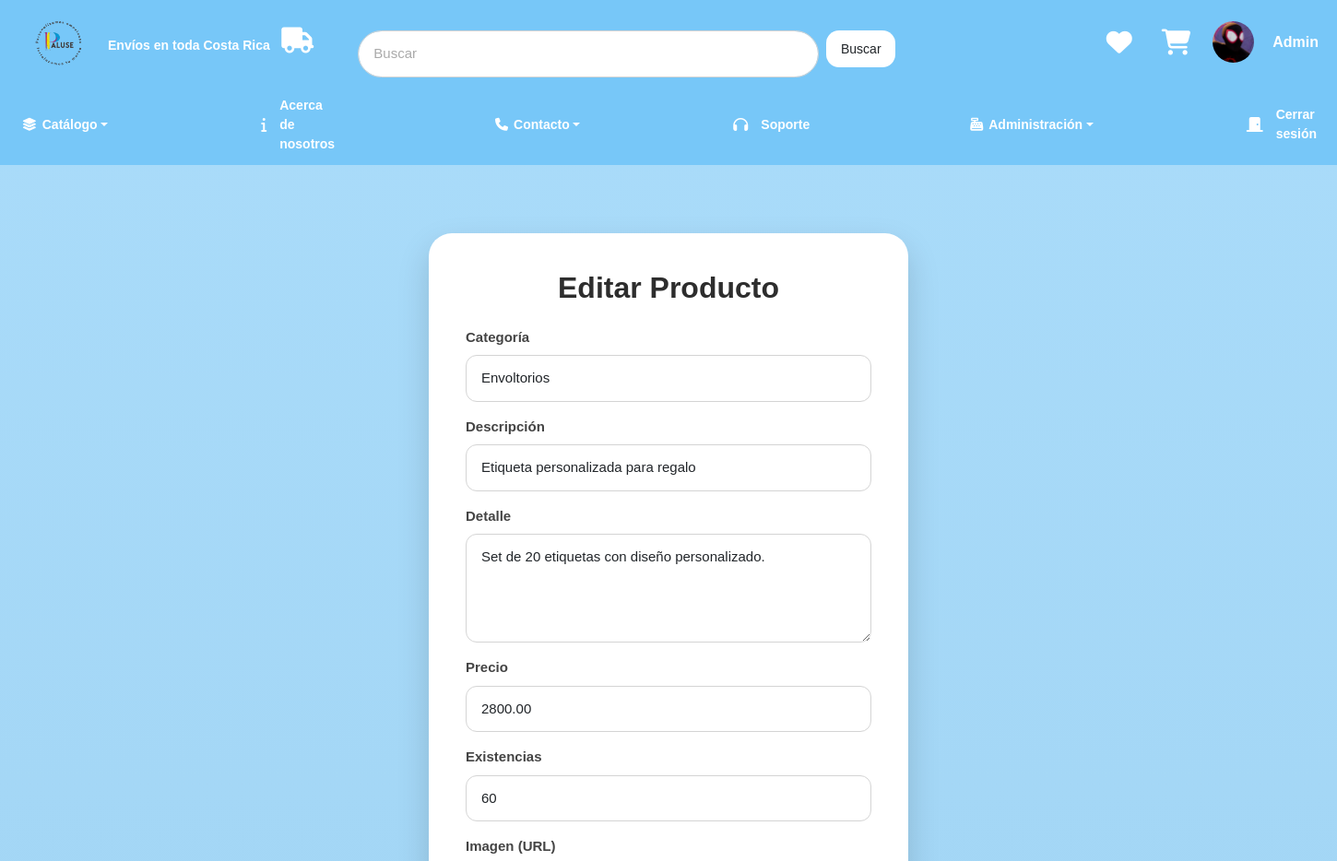
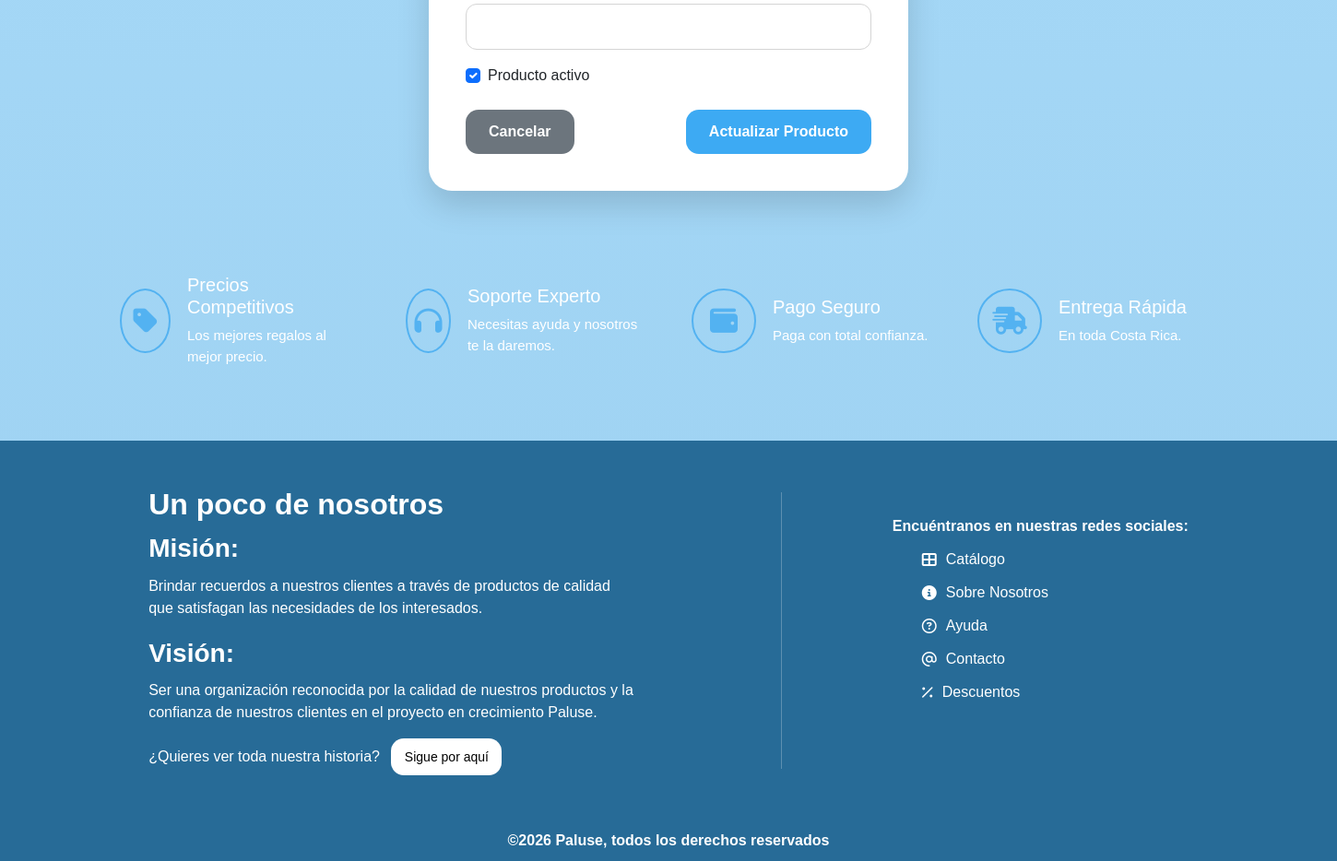
The app's page /producto/edit/24 (signed in) with its own data (2 pictures, top to bottom).
### tables this page shows
CREATE TABLE producto (
  id_producto INT NOT NULL AUTO_INCREMENT,
  id_categoria INT NOT NULL,
  descripcion VARCHAR(50) NOT NULL,
  detalle TEXT,
  precio DECIMAL(12,2) CHECK (precio >= 0),
  existencias INT UNSIGNED CHECK (existencias >= 0),
  ruta_imagen VARCHAR(1024),
  activo BOOLEAN,
  fecha_creacion TIMESTAMP DEFAULT CURRENT_TIMESTAMP,
  fecha_modificacion TIMESTAMP DEFAULT CURRENT_TIMESTAMP ON UPDATE CURRENT_TIMESTAMP,
  PRIMARY KEY (id_producto),
  UNIQUE (descripcion),
  INDEX ndx_descripcion (descripcion),
  FOREIGN KEY fk_producto_categoria (id_categoria) REFERENCES categoria(id_categoria)
);

CREATE TABLE categoria (
  id_categoria INT NOT NULL AUTO_INCREMENT,
  descripcion VARCHAR(50) NOT NULL,
  ruta_imagen VARCHAR(1024),
  activo BOOLEAN,
  fecha_creacion TIMESTAMP DEFAULT CURRENT_TIMESTAMP,
  fecha_modificacion TIMESTAMP DEFAULT CURRENT_TIMESTAMP ON UPDATE CURRENT_TIMESTAMP,
  PRIMARY KEY (id_categoria),
  UNIQUE (descripcion),
  INDEX ndx_descripcion (descripcion)
);

### app/controllers/ProductoController.php (called while the page is built, shortened)
<?php
require_once '../app/core/Controller.php';
class ProductoController extends Controller {
    private $productoModel;
    private $categoriaModel;
    public function __construct() {
        $this->productoModel = $this->model('Producto');
        $this->categoriaModel = $this->model('Categoria');
    }
    public function edit($id = null) {
        $producto = $this->productoModel->getById($id);
        $this->view('producto/edit', [
            'producto' => $producto,
            'categorias' => $this->categoriaModel->getAll(),
            'css' => ['UserFormularios.css']
        ]);
    }
}

### app/core/App.php (called while the page is built, shortened)
<?php
class App {
    protected $method = 'index';
    public function __construct() {
        $url = $this->parseUrl();
        if (isset($url[0]) && file_exists('../app/controllers/' . ucfirst($url[0]) . 'Controller.php')) {
            unset($url[0]);
        }
        $this->controller = new $this->controller;
        if (isset($url[1]) && method_exists($this->controller, $url[1])) {
            $this->method = $url[1];
            unset($url[1]);
        }
        $this->params = $url ? array_values($url) : [];
        call_user_func_array([$this->controller, $this->method], $this->params);
    }
    public function parseUrl() {
        if (isset($_GET['url'])) {
            $url = rtrim($_GET['url'], '/');
            return explode('/', filter_var($url, FILTER_SANITIZE_URL));
        }
        return [];
    }
}

### public/index.php (called while the page is built, shortened)
<?php
require_once '../app/core/App.php';
require_once '../app/core/Controller.php';
$app = new App();

### app/models/Producto.php (called while the page is built, shortened)
<?php
require_once '../app/config/Database.php';
class Producto {
    private $db;
    public function __construct() {
        $this->db = Database::getInstance()->getConnection();
    }
    public function getById($id) {
        $query = "SELECT * FROM producto WHERE id_producto = ?";
        $stmt = $this->db->prepare($query);
        $stmt->bind_param('i', $id);
        $stmt->execute();
        return $stmt->get_result()->fetch_assoc();
    }
}

### app/config/Database.php (called while the page is built, shortened)
<?php
class Database {
    private static $instance = null;
    private $conn;
    private function __construct() {
        try {
            $this->conn = new mysqli(DB_HOST, DB_USER, DB_PASS, DB_NAME);
            $this->conn->set_charset("utf8");
        } catch (mysqli_sql_exception $e) {
            die("Error de conexión a la base de datos. Por favor, verifica que MySQL esté encendido y la base de datos '" . DB_NAME . "' exista. Detalle: " . $e->getMessage());
        }
    }
    public static function getInstance() {
        if (!self::$instance) {
            self::$instance = new Database();
        }
        return self::$instance;
    }
    public function getConnection() {
        return $this->conn;
    }
}

### app/models/Categoria.php (called while the page is built, shortened)
<?php
require_once '../app/config/Database.php';
class Categoria {
    private $db;
    public function __construct() {
        $this->db = Database::getInstance()->getConnection();
    }
    public function getAll() {
        $query = "SELECT * FROM categoria ORDER BY id_categoria DESC";
        $result = $this->db->query($query);
        $categorias = [];
        if($result && $result->num_rows > 0){
        while($row = $result->fetch_assoc()){
            $categorias[] = $row;
        }
        }
        return $categorias;
    }
}

### app/views/producto/edit.php (the view, shortened to what this page needs)
<?php require_once '../app/views/layouts/head.php'; ?>
<?php require_once '../app/views/layouts/header.php'; ?>
<div class="form-wrapper mt-4">
    <div class="glass-card max-w-md mx-auto">
        <h2 class="mb-4">Editar Producto</h2>
        <form action="<?= BASE_URL ?>/producto/edit/<?= $data['producto']['id_producto'] ?>" method="POST">
            <div class="form-group mb-3">
                <label>Categoría</label>
                <select name="id_categoria" class="form-control" required>
                    <?php foreach ($data['categorias'] as $categoria): ?>
                        <option
                            value="<?= $categoria['id_categoria'] ?>"
                            <?= ($data['producto']['id_categoria'] == $categoria['id_categoria']) ? 'selected' : '' ?>>
                            <?= htmlspecialchars($categoria['descripcion']) ?>
                        </option>
                    <?php endforeach; ?>
                </select>
            </div>
            <div class="form-group mb-3">
                <label>Descripción</label>
                <input
                    type="text"
                    name="descripcion"
                    class="form-control"
                    value="<?= htmlspecialchars($data['producto']['descripcion']) ?>"
                    required>
            </div>
            <div class="form-group mb-3">
                <label>Detalle</label>
                <textarea name="detalle" class="form-control" rows="4"><?= htmlspecialchars($data['producto']['detalle']) ?></textarea>
            </div>
            <div class="form-group mb-3">
                <label>Precio</label>
                <input
                    type="number"
                    step="0.01"
                    min="0"
                    name="precio"
                    class="form-control"
                    value="<?= htmlspecialchars($data['producto']['precio']) ?>"
                    required>
            </div>
            <div class="form-group mb-3">
                <label>Existencias</label>
                <input
                    type="number"
                    min="0"
                    name="existencias"
                    class="form-control"
                    value="<?= htmlspecialchars($data['producto']['existencias']) ?>"
                    required>
            </div>
            <div class="form-group mb-3">
                <label>Imagen (URL)</label>
                <input
                    type="text"
                    name="ruta_imagen"
                    class="form-control"
                    value="<?= htmlspecialchars($data['producto']['ruta_imagen']) ?>">
            </div>
            <div class="form-check mb-4">
                <input
                    type="checkbox"
                    class="form-check-input"
                    id="activo"
                    name="activo"
                    <?= !empty($data['producto']['activo']) ? 'checked' : '' ?>>
                <label class="form-check-label" for="activo">Producto activo</label>
            </div>
            <div class="d-flex justify-content-between">
                <a href="<?= BASE_URL ?>/producto/index" class="btn btn-secondary">Cancelar</a>
                <button type="submit" class="btn btn-primary">Actualizar Producto</button>
            </div>
        </form>
    </div>
</div>
<?php require_once '../app/views/layouts/footer.php'; ?>

### public/css/general.css (style rules this page uses)
* { margin:0; padding:0; box-sizing:border-box; }
body { background:linear-gradient(180deg,#aadcfa,#9dd1f1); font-family:Arial, Helvetica, sans-serif; }

### public/css/UserFormularios.css (style rules this page uses)
.form-wrapper { min-height:75vh; display:flex; justify-content:center; align-items:center; padding:50px 20px; }
.glass-card { width:520px; background:white; padding:40px; border-radius:25px; box-shadow:0 15px 35px rgba(0,0,0,.15); animation:showCard .4s ease; }
.glass-card h2 { text-align:center; color:#2d2d2d; font-weight:bold; font-size:32px; margin-bottom:30px; }
.form-group label { display:block; margin-bottom:8px; font-weight:bold; color:#444; font-size:15px; }
.form-control { width:100%; padding:13px 16px; border-radius:12px; border:1px solid #d4d4d4; outline:none; transition:.3s; font-size:15px; }
.form-control::placeholder { color:#aaa; }
.btn-primary { background:#3daaf3; border:none; border-radius:14px; padding:12px 25px; font-weight:bold; transition:.3s; }
.btn-secondary { background:#6c757d; border:none; border-radius:14px; padding:12px 25px; font-weight:bold; transition:.3s; }
.d-flex { margin-top:25px; }

### records on screen
producto: id_categoria "Envoltorios", descripcion "Etiqueta personalizada para regalo", detalle "Set de 20 etiquetas con diseño personalizado.", precio "2800.00", existencias "60"

### other values on screen
$_SESSION['nombre'] "Admin"
